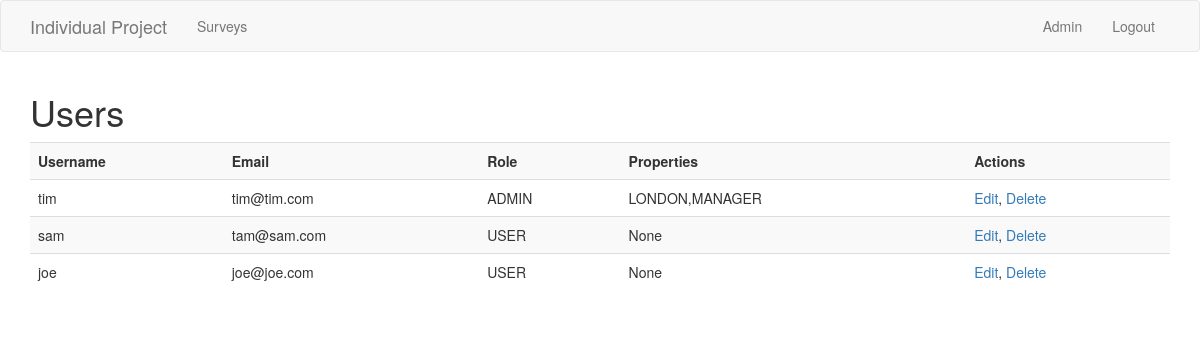
Screenshot of /admin/users/ (signed in) with the database file from the repository.
### app/models.py (models this page shows, shortened)
class User(UserMixin, db.Model):
    id = db.Column(db.Integer, primary_key=True)
    username = db.Column(db.String(64), index=True, unique=True)
    email = db.Column(db.String(120), index=True, unique=True)
    hashed_password = db.Column(db.String(128))
    role = db.Column(db.String(80), default="USER")
    properties = db.Column(db.String(500))
    responses = db.relationship("Response", back_populates="user")
    surveys = db.relationship("Survey", back_populates="user")

### app/routes.py (the view)
@app.route("/admin/users/")
@role_required("ADMIN")
def admin_view_users():
    users = User.query.all()
    return render_template("admin/users.html", users=users)

### app/models.py (called while the page is built)
@login.user_loader
def load_user(user_id):
    return User.query.get(int(user_id))

### app/routes.py (called while the page is built)
def role_required(role="ANY"):
    def wrapper(fn):
        @wraps(fn)
        def decorated_view(*args, **kwargs):
            if not current_user.is_authenticated:
                return app.login_manager.unauthorized()
            if (current_user.role != role) and (role != "ANY"):
                return app.login_manager.unauthorized()
            return fn(*args, **kwargs)
        return decorated_view
    return wrapper

### app/templates/admin/users.html
{% extends "base.html" %}
{% block app_content %}
<h1>Users</h1>
<table class="table table-striped">
    <tr><th>Username</th><th>Email</th><th>Role</th><th>Properties</th><th>Actions</th></tr>
    {% for user in users %}
    <tr>
        <td>{{ user.username }}</td>
        <td>{{ user.email }}</td>
        <td>{{ user.role }}</td>
        <td>{{ user.properties }}</td>
        <td>
            <a href="{{ url_for('admin_edit_user', user_id=user.id) }}">Edit</a>,
            <a href="{{ url_for('admin_delete_user', user_id=user.id) }}">Delete</a>
        </td>
    </tr>
    {% endfor %}
</table>
{% endblock %}

### rows the page displays
User: username "tim", email "tim@tim.com", role "ADMIN", properties "LONDON,MANAGER"
User: username "sam", email "tam@sam.com", role "USER", properties "None"
User: username "joe", email "joe@joe.com", role "USER", properties "None"
